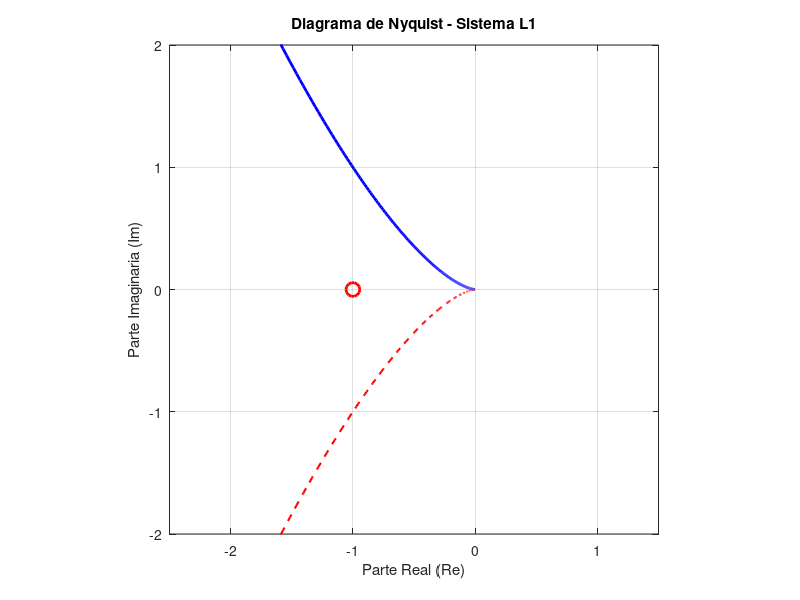
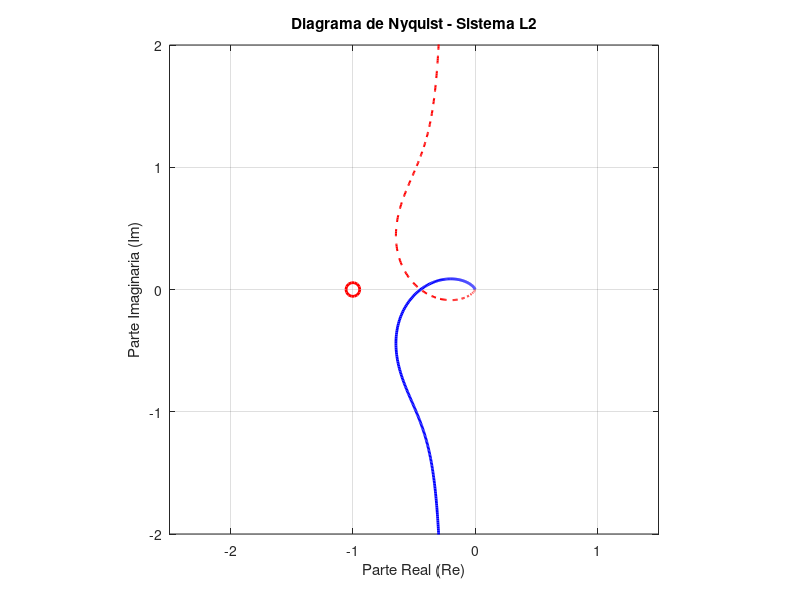
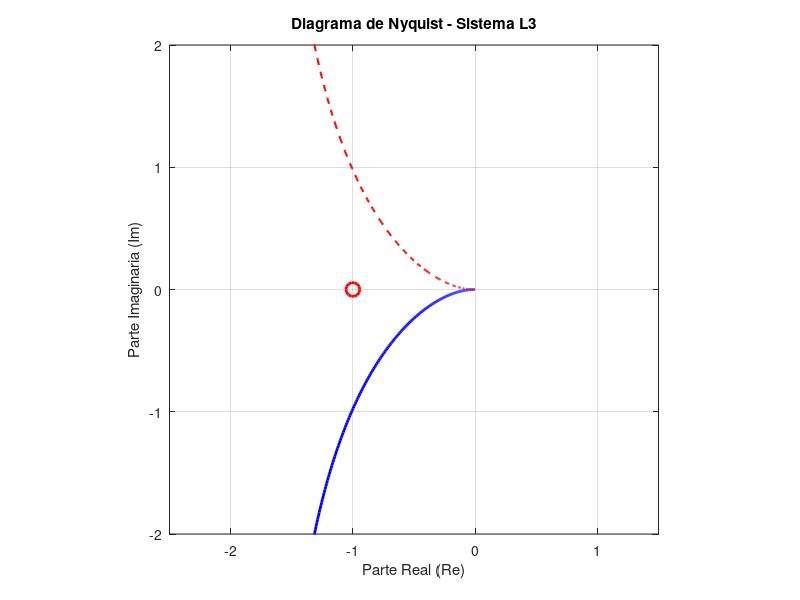
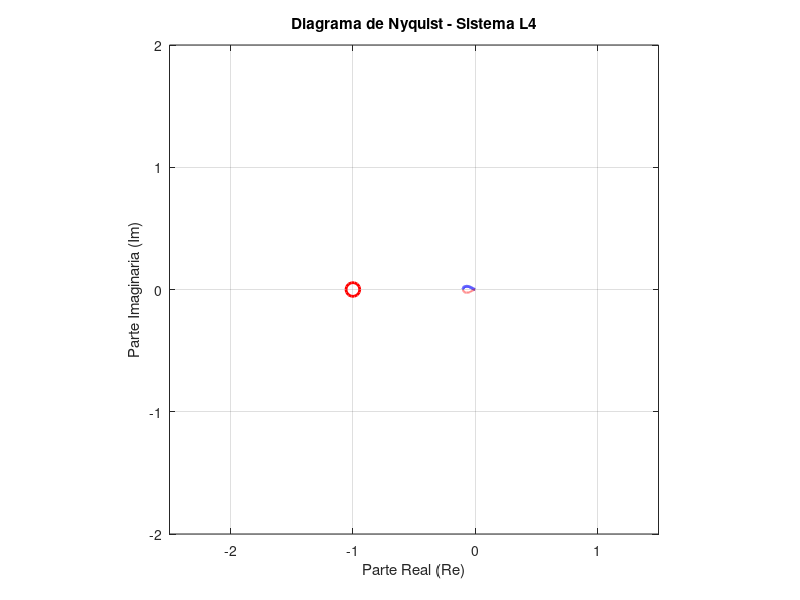

The MATLAB source for these figures, in order:
clc;
clear;
close all;

k = 1;

% Frecuencias
w = logspace(-2,2,1000);
jw = 1j*w;

%% FUNCIONES DE TRANSFERENCIA

L1 = k*(jw+1)./(jw.^3);
L2 = k*(jw+1)./(jw.*(jw+2).*(jw.^2+jw+1));
L3 = k*(jw+3)./(jw.*(jw+1).*(jw+2));
L4 = k./((jw+2).*(jw-5));
L5 = k*(jw+1)./((jw+5).*(jw.^2-9));
L6 = k*(jw+1)./(jw.*(jw-1));

L = {L1,L2,L3,L4,L5,L6};

%% PROCEDIMIENTO 5

for i = 1:length(L)
    sistema = L{i};

    % Magnitud y fase
    mag = abs(sistema);
    phase = angle(sistema)*180/pi;

    %% =========================
    % DIAGRAMA DE NYQUIST
    % =========================
    figure;

    % Trayectoria de frecuencias positivas
    plot(real(sistema),imag(sistema),'b','LineWidth',2);
    hold on;

    % Trayectoria de frecuencias negativas (Parte conjugada)
    plot(real(sistema),-imag(sistema),'r--','LineWidth',1.5);

    % Punto crítico (-1, 0) resaltado
    plot(-1,0,'ro','MarkerSize',10,'LineWidth',2);

    grid on;
    xlabel('Parte Real (Re)');
    ylabel('Parte Imaginaria (Im)');
    title(['Diagrama de Nyquist - Sistema L', num2str(i)]);
    axis equal;

    % Acotación dinámica de ejes para visualizar correctamente el punto (-1,0)
    % Evita que las asíntotas al infinito arruinen la escala del gráfico
    xlim([-2.5, 1.5]);
    ylim([-2, 2]);

    %% =========================
    % MARGEN DE GANANCIA
    % =========================
    % Buscar donde fase ≈ -180°
    [~,idx_phase] = min(abs(phase + 180));
    GM = 1/mag(idx_phase);
    GM_dB = 20*log10(GM);

    %% =========================
    % MARGEN DE FASE
    % =========================
    % Buscar donde magnitud ≈ 1
    [~,idx_gain] = min(abs(mag - 1));
    PM = 180 + phase(idx_gain);

    %% =========================
    % GANANCIA CRITICA
    % =========================
    Kcrit = GM;

    %% =========================
    % IMPRESIÓN DE MARGENES EN CONSOLA
    % =========================
    fprintf('\n=========================\n');
    fprintf('Datos Numéricos L%d\n',i);
    fprintf('=========================\n');
    fprintf('Margen de Ganancia = %.4f\n',GM);
    fprintf('Margen de Ganancia dB = %.4f dB\n',GM_dB);
    fprintf('Margen de Fase = %.4f grados\n',PM);
    fprintf('Ganancia Critica Kcrit = %.4f\n',Kcrit);
end
